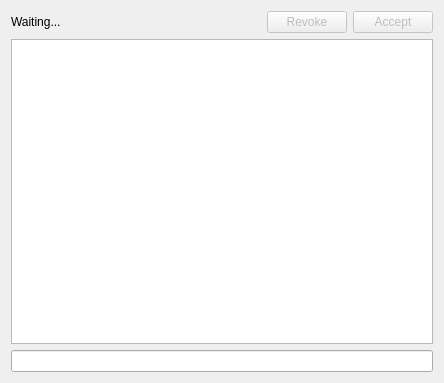
<?xml version="1.0" encoding="UTF-8"?>
<ui version="4.0">
 <class>BoardWindow</class>
 <widget class="QWidget" name="BoardWindow">
  <property name="geometry">
   <rect>
    <x>0</x>
    <y>0</y>
    <width>444</width>
    <height>383</height>
   </rect>
  </property>
  <property name="windowTitle">
   <string>Guwno</string>
  </property>
  <layout class="QGridLayout" name="gridLayout">
   <item row="0" column="0">
    <layout class="QVBoxLayout" name="verticalLayout">
     <item>
      <layout class="QGridLayout" name="fieldsGridLayout">
       <property name="sizeConstraint">
        <enum>QLayout::SetFixedSize</enum>
       </property>
       <property name="spacing">
        <number>0</number>
       </property>
      </layout>
     </item>
     <item>
      <layout class="QHBoxLayout" name="horizontalLayout">
       <item>
        <widget class="QLabel" name="turnsLabel">
         <property name="text">
          <string>Waiting...</string>
         </property>
        </widget>
       </item>
       <item>
        <spacer name="horizontalSpacer">
         <property name="orientation">
          <enum>Qt::Horizontal</enum>
         </property>
         <property name="sizeHint" stdset="0">
          <size>
           <width>40</width>
           <height>20</height>
          </size>
         </property>
        </spacer>
       </item>
       <item>
        <widget class="QPushButton" name="revokeButton">
         <property name="enabled">
          <bool>false</bool>
         </property>
         <property name="text">
          <string>Revoke</string>
         </property>
        </widget>
       </item>
       <item>
        <widget class="QPushButton" name="acceptButton">
         <property name="enabled">
          <bool>false</bool>
         </property>
         <property name="text">
          <string>Accept</string>
         </property>
         <property name="default">
          <bool>true</bool>
         </property>
        </widget>
       </item>
      </layout>
     </item>
     <item>
      <widget class="QTextEdit" name="chatTextEdit">
       <property name="enabled">
        <bool>true</bool>
       </property>
       <property name="minimumSize">
        <size>
         <width>300</width>
         <height>0</height>
        </size>
       </property>
       <property name="readOnly">
        <bool>true</bool>
       </property>
      </widget>
     </item>
     <item>
      <widget class="QLineEdit" name="messegeLineEdit">
       <property name="enabled">
        <bool>true</bool>
       </property>
      </widget>
     </item>
    </layout>
   </item>
  </layout>
  <zorder></zorder>
 </widget>
 <layoutdefault spacing="6" margin="11"/>
 <resources/>
 <connections/>
</ui>
